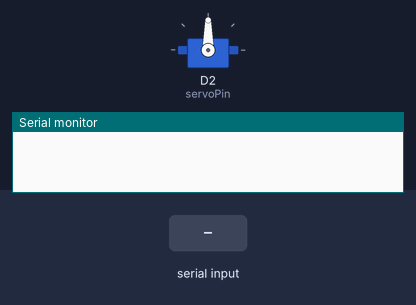
Bench run of a sketch on a simulated ESP8266 (NodeMCU). Parts: servo, the last lines printed to the serial monitor. The inputs (shaded band) are chosen by the test bench.

Above: at 1.2 s.
1.3 s: "30,150\n" received over Serial
At 3.5 s:
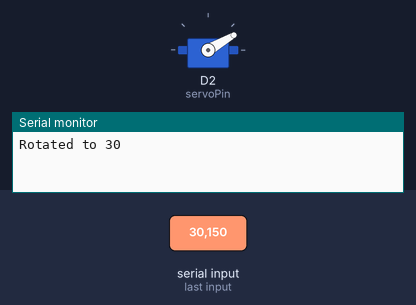
3.8 s: "5\n" received over Serial
At 5.9 s:
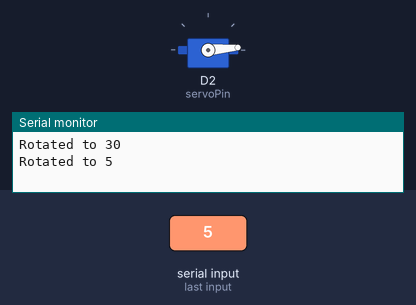
6.3 s: "200\n" received over Serial
At 7.7 s:
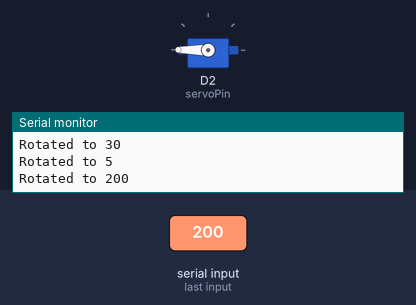
8.8 s: "90,45\n" received over Serial
At 10.7 s:
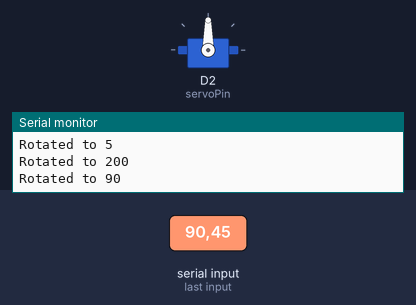
Timing chart, 0 to 12.2 s (numbered marks = the images above; inputs shaded):
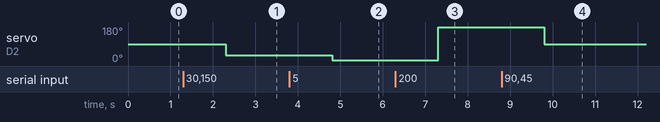

The sketch:

servo_motor_angle_rotation.ino
```cpp
#include<Servo.h>
#define servoPin D2

Servo mad;
String data;
int angle;

void setup() {
  // put your setup code here, to run once:
  mad.attach(servoPin);
  Serial.begin(9600);
}

void loop() {
  // put your main code here, to run repeatedly:


while(!Serial.available())
delay(10);

if(Serial.available()>0)
{
  data = Serial.readString();
  angle = data.toInt();
}

  Serial.println("Rotated to "+String(angle));
  mad.write(angle);
  delay(1000);


}
```

Measured:
- after the input at 1.3 s, servo on D2 (servoPin): 90° → 30° after 1.0 s
- after the input at 3.8 s, servo on D2 (servoPin): 30° → 5° after 1.0 s
- after the input at 6.3 s, servo on D2 (servoPin): 5° → 180° after 1.0 s
- after the input at 8.8 s, servo on D2 (servoPin): 180° → 90° after 1.0 s
